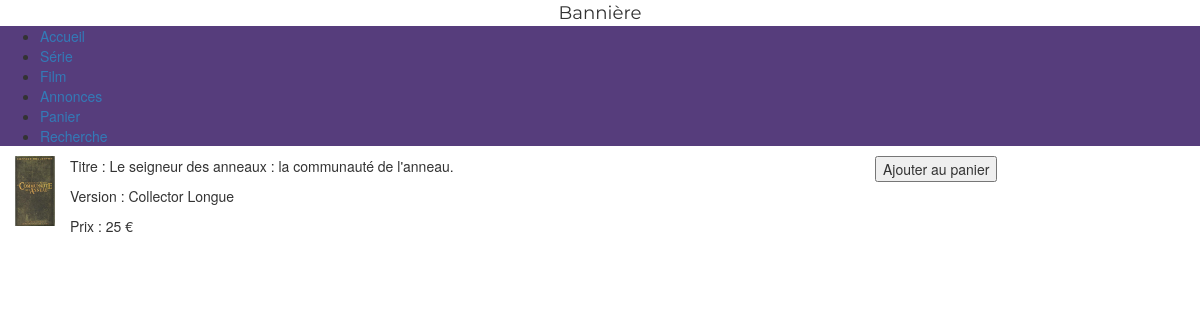
/wikiventefilm/affiche_article.php?id=1 (signed in), run on an earlier commit of the app's database.
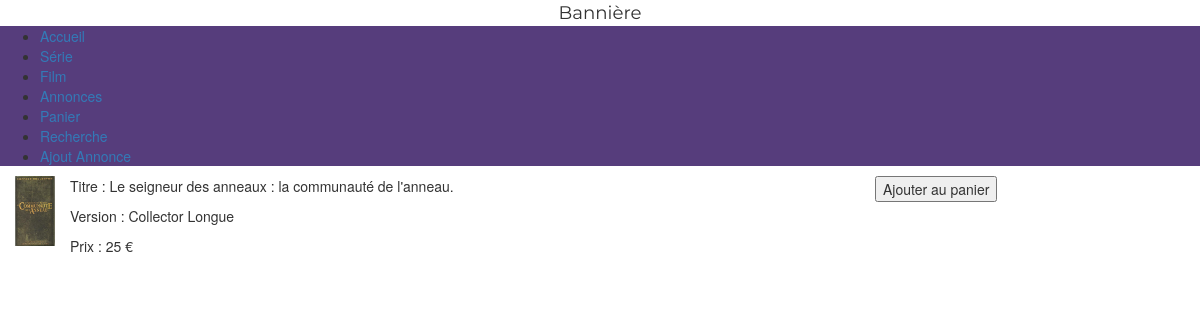
And on a later commit of the database.
### tables this page shows
CREATE TABLE `meta_menu` (
  `nom` varchar(255) NOT NULL,
  `lien` varchar(255) NOT NULL,
  `id` int(11) NOT NULL
);

### wikiventefilm/affiche_article.php (the view, shortened to what this page needs)
<?php
if (isset($_GET["id"]))
{
	include 'connectdb.php' ;
	$sql = "SELECT titre, prix, version, urlimage, id FROM article WHERE id=".$_GET["id"];
	$result = mysqli_query($conn, $sql);
}
else
{
	header('Location: liste_annonce.php');
	exit();
}
?>
<html xmlns="http://www.w3.org/1999/xhtml" xml:lang="fr">
	<body>
		<?php
		echo "<div id='banniere'>";
			include ("banniere.php");
		echo "</div>";
		echo "<div id='centre'>";
			echo "<div id='menu'>";
				include ("menu.php");
			echo "</div>";
			echo "</div>";
		        if (mysqli_num_rows($result) > 0)
		        {
								$row = mysqli_fetch_assoc($result);
		            echo "
			            <div class='article row'>
			              <div class='illustr col-md-4'>
			                <img src='".$row["urlimage"]."' alt='illustr' width='70px' height'70px'/>
			              </div>
			              <div class='caract col-md-8'>
			                <p>Titre : ".$row["titre"]."</p>
			                <p> Version : ".$row["version"]."</p>
			                <p> Prix : ".$row["prix"]." €</p>
			              </div>
										<form action='panier.php' method='post'>
											<input type='hidden' name='ajout' value='".$row["id"]."'/>
											<input type='submit' value='Ajouter au panier'/>
										</form>
			            </div>
		            ";
		        }
		        else
		        {
		            echo "aucun resultats pour cet article... :/";
		        }
		     ?>
	</body>
</html>

### wikiventefilm/menu.php
<?php
	 	include 'connectdb.php' ;
		$sql = "SELECT nom, lien, id FROM meta_menu";
		$resultat = mysqli_query($conn, $sql);
		if (isset($_SESSION["login"]) && isset($_SESSION["type"]))
		{
			if ($_SESSION["type"] == "moderateur")
				$user = 2;
			else
				$user = 1;
		}
		else
		{
			$user = 0;
		}
?>
		<?php
    echo "<ul>";
        if (mysqli_num_rows($resultat) > 0)
        {
          while($row = mysqli_fetch_assoc($resultat))
          {
						if(($row["nom"]!="moderation" AND $row["nom"]!="Ajout Annonce") || ($row["nom"]=="moderation" && $user==2 ) || ($row["nom"]=="Ajout Annonce" && $user>=1 ))
						{
	            echo "
		            <li>
	                <a href='".$row["lien"]."''> ".$row["nom"]." </a>
		            </li>
	            ";
						}
          }
        }
        else
        {
            echo "aucun resultats";
        }
      echo " </ul>";
     ?>

What changed in the data, as far as the page shows it:
added meta_menu: nom "Ajout Annonce"
